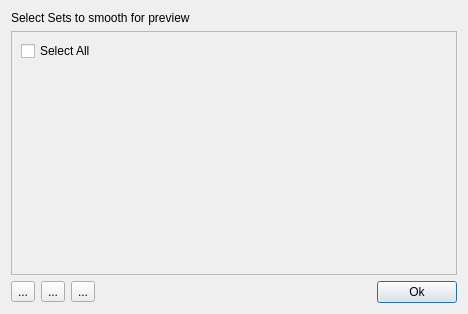
<?xml version="1.0" encoding="UTF-8"?>
<ui version="4.0">
 <class>Dialog</class>
 <widget class="QDialog" name="Dialog">
  <property name="geometry">
   <rect>
    <x>0</x>
    <y>0</y>
    <width>468</width>
    <height>314</height>
   </rect>
  </property>
  <property name="windowTitle">
   <string>Dialog</string>
  </property>
  <layout class="QVBoxLayout" name="verticalLayout_2">
   <item>
    <widget class="QLabel" name="label">
     <property name="text">
      <string>Select Sets to smooth for preview</string>
     </property>
    </widget>
   </item>
   <item>
    <widget class="QScrollArea" name="scrollArea">
     <property name="widgetResizable">
      <bool>true</bool>
     </property>
     <widget class="QWidget" name="scrollAreaWidgetContents">
      <property name="geometry">
       <rect>
        <x>0</x>
        <y>0</y>
        <width>448</width>
        <height>244</height>
       </rect>
      </property>
      <layout class="QVBoxLayout" name="verticalLayout">
       <item>
        <widget class="QCheckBox" name="selectAllButton">
         <property name="text">
          <string>Select All</string>
         </property>
        </widget>
       </item>
       <item>
        <layout class="QVBoxLayout" name="itemsLayout"/>
       </item>
       <item>
        <layout class="QVBoxLayout" name="verticalLayout_3">
         <item>
          <spacer name="verticalSpacer">
           <property name="orientation">
            <enum>Qt::Vertical</enum>
           </property>
           <property name="sizeHint" stdset="0">
            <size>
             <width>20</width>
             <height>40</height>
            </size>
           </property>
          </spacer>
         </item>
        </layout>
       </item>
      </layout>
     </widget>
    </widget>
   </item>
   <item>
    <layout class="QHBoxLayout" name="horizontalLayout">
     <item>
      <widget class="QToolButton" name="addButton">
       <property name="toolTip">
        <string>Add selected objects (All other will get removed)</string>
       </property>
       <property name="text">
        <string>...</string>
       </property>
      </widget>
     </item>
     <item>
      <widget class="QToolButton" name="appendButton">
       <property name="toolTip">
        <string>Append selected objects (Keep existing)</string>
       </property>
       <property name="text">
        <string>...</string>
       </property>
      </widget>
     </item>
     <item>
      <widget class="QToolButton" name="removeButton">
       <property name="toolTip">
        <string>Remove selected objects</string>
       </property>
       <property name="text">
        <string>...</string>
       </property>
      </widget>
     </item>
     <item>
      <spacer name="horizontalSpacer">
       <property name="orientation">
        <enum>Qt::Horizontal</enum>
       </property>
       <property name="sizeHint" stdset="0">
        <size>
         <width>40</width>
         <height>20</height>
        </size>
       </property>
      </spacer>
     </item>
     <item>
      <widget class="QPushButton" name="okButton">
       <property name="text">
        <string>Ok</string>
       </property>
      </widget>
     </item>
    </layout>
   </item>
  </layout>
 </widget>
 <resources/>
 <connections/>
</ui>
